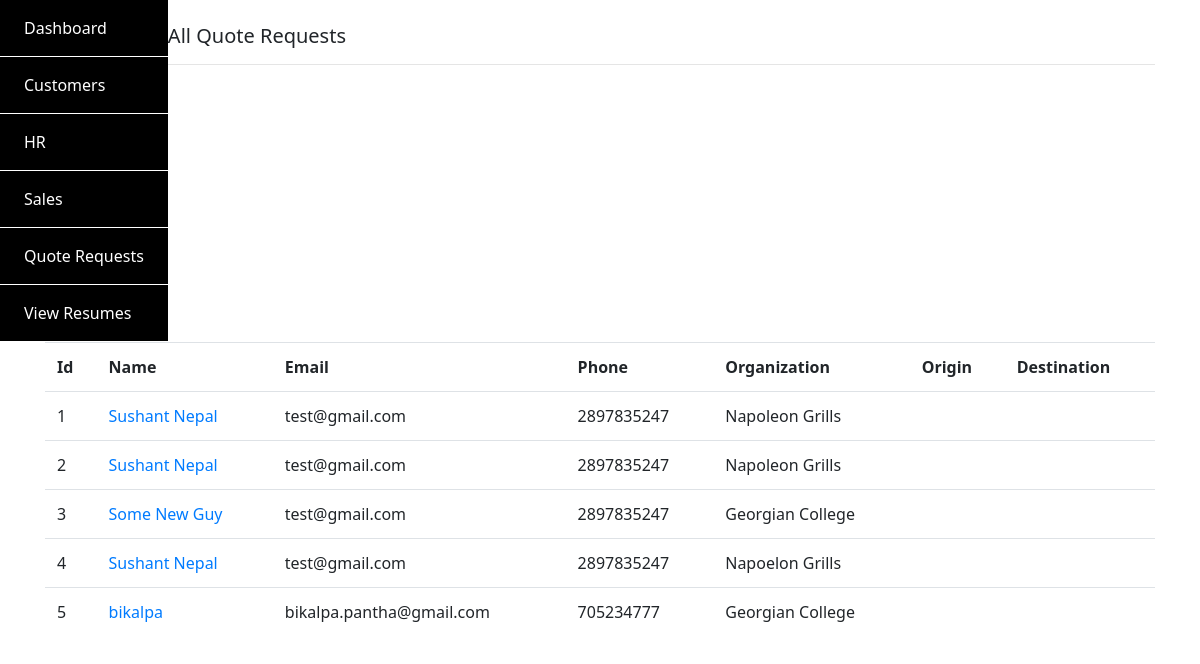
The page /view-quote-list/ on the database its author committed.
### SiteApp/models.py (models this page shows, shortened)
class QuoteRequest(models.Model):
    name = models.CharField(max_length=100)
    email = models.EmailField()
    contact = models.BigIntegerField()
    organization = models.CharField(max_length=100)
    message = models.TextField()
    def get_absolute_url(self):
        return reverse('view_quote', args=[self.id])

### SiteApp/views.py (the view)
# urls.py: path('view-quote-list/', views.ViewQuoteRequests, name='view_quote_requests'),
def ViewQuoteRequests(request):
    quote_requests = QuoteRequest.objects.all()
    return render(request, 'SiteApp/list_quote_requests.html', {'quote_requests': quote_requests})

### SiteApp/Templates/SiteApp/list_quote_requests.html (shortened to what this page needs)
{% extends "backend_base.html" %}
{% block content  %}
<div class="container py-4">
	<h5>All Quote Requests </h5>
	<hr>
	<table class="table">
		<tr>
			<th>Id</th>
			<th>Name</th>
			<th>Email</th>
			<th>Phone</th>
			<th>Organization</th>
			<th>Origin</th>
			<th>Destination</th>
		</tr>
		{% for quote_request in quote_requests %}
		<tr>
			<td><span>{{quote_request.id}}</span></td>
			<td><a href="{{quote_request.get_absolute_url }}">{{quote_request.name}}</a></td>
			<td><span>{{quote_request.email}}</span></td>
			<td><span>{{quote_request.contact}}</span></td>
			<td><span>{{quote_request.organization}}</span></td>
			<td></td>
			<td></td>
		</tr>
		{% endfor %}
	</table>
</div>
{% endblock %}

### SiteApp/static/SiteApp/css/style.css (style rules this page uses)
* { font-family: "Noto Sans", sans-serif; transition: all ease-in 0.2s; }

### rows shown on the page
QuoteRequest: id "1", name "Sushant Nepal", email "test@gmail.com", contact "2897835247", organization "Napoleon Grills"
QuoteRequest: id "2", name "Sushant Nepal", email "test@gmail.com", contact "2897835247", organization "Napoleon Grills"
QuoteRequest: id "3", name "Some New Guy", email "test@gmail.com", contact "2897835247", organization "Georgian College"
QuoteRequest: id "4", name "Sushant Nepal", email "test@gmail.com", contact "2897835247", organization "Napoelon Grills"
QuoteRequest: id "5", name "bikalpa", email "bikalpa.pantha@gmail.com", contact "705234777", organization "Georgian College"
